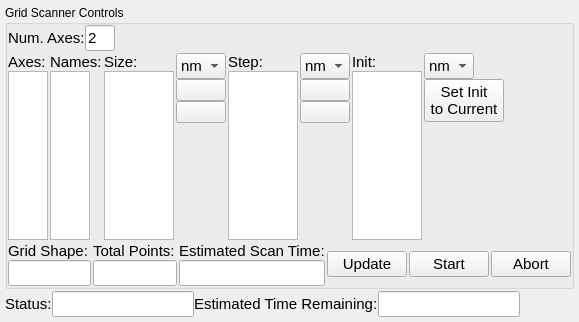
<?xml version="1.0" encoding="UTF-8"?>
<ui version="4.0">
 <author>alansanders</author>
 <class>GridScanner</class>
 <widget class="QWidget" name="GridScanner">
  <property name="geometry">
   <rect>
    <x>0</x>
    <y>0</y>
    <width>579</width>
    <height>322</height>
   </rect>
  </property>
  <property name="windowTitle">
   <string>GridScanner</string>
  </property>
  <layout class="QVBoxLayout" name="layout">
   <property name="spacing">
    <number>2</number>
   </property>
   <property name="margin">
    <number>5</number>
   </property>
   <item>
    <widget class="QGroupBox" name="control_layout">
     <property name="title">
      <string>Grid Scanner Controls</string>
     </property>
     <layout class="QVBoxLayout" name="control_group_layout">
      <property name="spacing">
       <number>2</number>
      </property>
      <property name="margin">
       <number>0</number>
      </property>
      <item>
       <layout class="QHBoxLayout" name="horizontalLayout">
        <property name="leftMargin">
         <number>0</number>
        </property>
        <property name="topMargin">
         <number>0</number>
        </property>
        <item>
         <widget class="QLabel" name="num_axes_label">
          <property name="sizePolicy">
           <sizepolicy hsizetype="Fixed" vsizetype="Fixed">
            <horstretch>0</horstretch>
            <verstretch>0</verstretch>
           </sizepolicy>
          </property>
          <property name="font">
           <font>
            <pointsize>11</pointsize>
           </font>
          </property>
          <property name="text">
           <string>Num. Axes:</string>
          </property>
         </widget>
        </item>
        <item>
         <widget class="QLineEdit" name="num_axes">
          <property name="sizePolicy">
           <sizepolicy hsizetype="Fixed" vsizetype="Fixed">
            <horstretch>0</horstretch>
            <verstretch>0</verstretch>
           </sizepolicy>
          </property>
          <property name="maximumSize">
           <size>
            <width>30</width>
            <height>16777215</height>
           </size>
          </property>
          <property name="font">
           <font>
            <pointsize>11</pointsize>
           </font>
          </property>
          <property name="text">
           <string>2</string>
          </property>
         </widget>
        </item>
        <item>
         <spacer name="horizontalSpacer_4">
          <property name="orientation">
           <enum>Qt::Horizontal</enum>
          </property>
          <property name="sizeHint" stdset="0">
           <size>
            <width>40</width>
            <height>20</height>
           </size>
          </property>
         </spacer>
        </item>
       </layout>
      </item>
      <item>
       <layout class="QHBoxLayout" name="parameter_layout">
        <property name="spacing">
         <number>2</number>
        </property>
        <property name="leftMargin">
         <number>0</number>
        </property>
        <property name="topMargin">
         <number>0</number>
        </property>
        <item>
         <layout class="QVBoxLayout" name="axes_layout">
          <property name="leftMargin">
           <number>0</number>
          </property>
          <property name="topMargin">
           <number>0</number>
          </property>
          <item>
           <widget class="QLabel" name="axes_label">
            <property name="font">
             <font>
              <pointsize>11</pointsize>
             </font>
            </property>
            <property name="text">
             <string>Axes:</string>
            </property>
           </widget>
          </item>
          <item>
           <widget class="QListView" name="axes_view">
            <property name="sizePolicy">
             <sizepolicy hsizetype="Preferred" vsizetype="Expanding">
              <horstretch>0</horstretch>
              <verstretch>0</verstretch>
             </sizepolicy>
            </property>
            <property name="maximumSize">
             <size>
              <width>40</width>
              <height>16777215</height>
             </size>
            </property>
            <property name="font">
             <font>
              <pointsize>11</pointsize>
             </font>
            </property>
           </widget>
          </item>
         </layout>
        </item>
        <item>
         <layout class="QVBoxLayout" name="names_layout">
          <item>
           <widget class="QLabel" name="axes_names_label">
            <property name="font">
             <font>
              <pointsize>11</pointsize>
             </font>
            </property>
            <property name="text">
             <string>Names:</string>
            </property>
           </widget>
          </item>
          <item>
           <widget class="QListView" name="axes_names_view">
            <property name="maximumSize">
             <size>
              <width>40</width>
              <height>16777215</height>
             </size>
            </property>
            <property name="font">
             <font>
              <pointsize>11</pointsize>
             </font>
            </property>
           </widget>
          </item>
         </layout>
        </item>
        <item>
         <layout class="QVBoxLayout" name="size_layout">
          <property name="leftMargin">
           <number>0</number>
          </property>
          <property name="topMargin">
           <number>0</number>
          </property>
          <item>
           <widget class="QLabel" name="size_label">
            <property name="font">
             <font>
              <pointsize>11</pointsize>
             </font>
            </property>
            <property name="text">
             <string>Size:</string>
            </property>
           </widget>
          </item>
          <item>
           <widget class="QListView" name="size_view">
            <property name="maximumSize">
             <size>
              <width>70</width>
              <height>16777215</height>
             </size>
            </property>
            <property name="font">
             <font>
              <pointsize>11</pointsize>
             </font>
            </property>
           </widget>
          </item>
         </layout>
        </item>
        <item>
         <layout class="QVBoxLayout" name="size_control_layout">
          <property name="leftMargin">
           <number>0</number>
          </property>
          <property name="topMargin">
           <number>0</number>
          </property>
          <item>
           <widget class="QComboBox" name="size_unit">
            <property name="maximumSize">
             <size>
              <width>50</width>
              <height>16777215</height>
             </size>
            </property>
            <property name="font">
             <font>
              <pointsize>11</pointsize>
             </font>
            </property>
            <item>
             <property name="text">
              <string>nm</string>
             </property>
            </item>
            <item>
             <property name="text">
              <string>um</string>
             </property>
            </item>
            <item>
             <property name="text">
              <string>mm</string>
             </property>
            </item>
           </widget>
          </item>
          <item>
           <widget class="QPushButton" name="size_up">
            <property name="text">
             <string/>
            </property>
            <property name="icon">
             <iconset resource="../ui/resources.qrc">
              <normaloff>:/icons/up.png</normaloff>:/icons/up.png</iconset>
            </property>
            <property name="iconSize">
             <size>
              <width>12</width>
              <height>12</height>
             </size>
            </property>
           </widget>
          </item>
          <item>
           <widget class="QPushButton" name="size_down">
            <property name="text">
             <string/>
            </property>
            <property name="icon">
             <iconset resource="../ui/resources.qrc">
              <normaloff>:/icons/down.png</normaloff>:/icons/down.png</iconset>
            </property>
            <property name="iconSize">
             <size>
              <width>12</width>
              <height>12</height>
             </size>
            </property>
           </widget>
          </item>
          <item>
           <spacer name="verticalSpacer">
            <property name="orientation">
             <enum>Qt::Vertical</enum>
            </property>
            <property name="sizeHint" stdset="0">
             <size>
              <width>20</width>
              <height>40</height>
             </size>
            </property>
           </spacer>
          </item>
         </layout>
        </item>
        <item>
         <layout class="QVBoxLayout" name="step_layout">
          <property name="leftMargin">
           <number>0</number>
          </property>
          <property name="topMargin">
           <number>0</number>
          </property>
          <item>
           <widget class="QLabel" name="step_label">
            <property name="font">
             <font>
              <pointsize>11</pointsize>
             </font>
            </property>
            <property name="text">
             <string>Step:</string>
            </property>
           </widget>
          </item>
          <item>
           <widget class="QListView" name="step_view">
            <property name="maximumSize">
             <size>
              <width>70</width>
              <height>16777215</height>
             </size>
            </property>
            <property name="font">
             <font>
              <pointsize>11</pointsize>
             </font>
            </property>
           </widget>
          </item>
         </layout>
        </item>
        <item>
         <layout class="QVBoxLayout" name="step_control_layout">
          <property name="leftMargin">
           <number>0</number>
          </property>
          <property name="topMargin">
           <number>0</number>
          </property>
          <item>
           <widget class="QComboBox" name="step_unit">
            <property name="sizePolicy">
             <sizepolicy hsizetype="Fixed" vsizetype="Fixed">
              <horstretch>0</horstretch>
              <verstretch>0</verstretch>
             </sizepolicy>
            </property>
            <property name="maximumSize">
             <size>
              <width>50</width>
              <height>16777215</height>
             </size>
            </property>
            <property name="font">
             <font>
              <pointsize>11</pointsize>
             </font>
            </property>
            <item>
             <property name="text">
              <string>nm</string>
             </property>
            </item>
            <item>
             <property name="text">
              <string>um</string>
             </property>
            </item>
            <item>
             <property name="text">
              <string>mm</string>
             </property>
            </item>
           </widget>
          </item>
          <item>
           <widget class="QPushButton" name="step_up">
            <property name="text">
             <string/>
            </property>
            <property name="icon">
             <iconset resource="../ui/resources.qrc">
              <normaloff>:/icons/up.png</normaloff>:/icons/up.png</iconset>
            </property>
            <property name="iconSize">
             <size>
              <width>12</width>
              <height>12</height>
             </size>
            </property>
           </widget>
          </item>
          <item>
           <widget class="QPushButton" name="step_down">
            <property name="text">
             <string/>
            </property>
            <property name="icon">
             <iconset resource="../ui/resources.qrc">
              <normaloff>:/icons/down.png</normaloff>:/icons/down.png</iconset>
            </property>
            <property name="iconSize">
             <size>
              <width>12</width>
              <height>12</height>
             </size>
            </property>
           </widget>
          </item>
          <item>
           <spacer name="verticalSpacer_2">
            <property name="orientation">
             <enum>Qt::Vertical</enum>
            </property>
            <property name="sizeHint" stdset="0">
             <size>
              <width>20</width>
              <height>40</height>
             </size>
            </property>
           </spacer>
          </item>
         </layout>
        </item>
        <item>
         <layout class="QVBoxLayout" name="init_layout">
          <property name="sizeConstraint">
           <enum>QLayout::SetDefaultConstraint</enum>
          </property>
          <property name="leftMargin">
           <number>0</number>
          </property>
          <property name="topMargin">
           <number>0</number>
          </property>
          <item>
           <widget class="QLabel" name="init_label">
            <property name="font">
             <font>
              <pointsize>11</pointsize>
             </font>
            </property>
            <property name="text">
             <string>Init:</string>
            </property>
           </widget>
          </item>
          <item>
           <widget class="QListView" name="init_view">
            <property name="maximumSize">
             <size>
              <width>70</width>
              <height>16777215</height>
             </size>
            </property>
            <property name="font">
             <font>
              <pointsize>11</pointsize>
             </font>
            </property>
           </widget>
          </item>
         </layout>
        </item>
        <item>
         <layout class="QVBoxLayout" name="init_control_layout">
          <property name="leftMargin">
           <number>0</number>
          </property>
          <property name="topMargin">
           <number>0</number>
          </property>
          <item>
           <widget class="QComboBox" name="init_unit">
            <property name="maximumSize">
             <size>
              <width>50</width>
              <height>16777215</height>
             </size>
            </property>
            <property name="font">
             <font>
              <pointsize>11</pointsize>
             </font>
            </property>
            <item>
             <property name="text">
              <string>nm</string>
             </property>
            </item>
            <item>
             <property name="text">
              <string>um</string>
             </property>
            </item>
            <item>
             <property name="text">
              <string>mm</string>
             </property>
            </item>
           </widget>
          </item>
          <item>
           <widget class="QPushButton" name="set_init_button">
            <property name="sizePolicy">
             <sizepolicy hsizetype="Minimum" vsizetype="Fixed">
              <horstretch>0</horstretch>
              <verstretch>0</verstretch>
             </sizepolicy>
            </property>
            <property name="font">
             <font>
              <pointsize>11</pointsize>
             </font>
            </property>
            <property name="text">
             <string>Set Init
to Current</string>
            </property>
           </widget>
          </item>
          <item>
           <spacer name="verticalSpacer_3">
            <property name="orientation">
             <enum>Qt::Vertical</enum>
            </property>
            <property name="sizeHint" stdset="0">
             <size>
              <width>20</width>
              <height>40</height>
             </size>
            </property>
           </spacer>
          </item>
         </layout>
        </item>
        <item>
         <spacer name="horizontalSpacer_3">
          <property name="orientation">
           <enum>Qt::Horizontal</enum>
          </property>
          <property name="sizeType">
           <enum>QSizePolicy::Expanding</enum>
          </property>
          <property name="sizeHint" stdset="0">
           <size>
            <width>40</width>
            <height>20</height>
           </size>
          </property>
         </spacer>
        </item>
       </layout>
      </item>
      <item>
       <layout class="QHBoxLayout" name="button_layout">
        <property name="spacing">
         <number>2</number>
        </property>
        <property name="leftMargin">
         <number>0</number>
        </property>
        <property name="topMargin">
         <number>0</number>
        </property>
        <item>
         <layout class="QVBoxLayout" name="gridshape_layout">
          <property name="leftMargin">
           <number>0</number>
          </property>
          <property name="topMargin">
           <number>0</number>
          </property>
          <item>
           <widget class="QLabel" name="gridshape_label">
            <property name="font">
             <font>
              <pointsize>11</pointsize>
             </font>
            </property>
            <property name="text">
             <string>Grid Shape:</string>
            </property>
           </widget>
          </item>
          <item>
           <widget class="QLineEdit" name="gridshape">
            <property name="font">
             <font>
              <pointsize>11</pointsize>
             </font>
            </property>
            <property name="readOnly">
             <bool>true</bool>
            </property>
           </widget>
          </item>
         </layout>
        </item>
        <item>
         <layout class="QVBoxLayout" name="total_points_layout">
          <property name="leftMargin">
           <number>0</number>
          </property>
          <property name="topMargin">
           <number>0</number>
          </property>
          <item>
           <widget class="QLabel" name="total_points_label">
            <property name="font">
             <font>
              <pointsize>11</pointsize>
             </font>
            </property>
            <property name="text">
             <string>Total Points:</string>
            </property>
           </widget>
          </item>
          <item>
           <widget class="QLineEdit" name="total_points">
            <property name="font">
             <font>
              <pointsize>11</pointsize>
             </font>
            </property>
            <property name="readOnly">
             <bool>true</bool>
            </property>
           </widget>
          </item>
         </layout>
        </item>
        <item>
         <layout class="QVBoxLayout" name="est_scan_time_layout">
          <property name="leftMargin">
           <number>0</number>
          </property>
          <property name="topMargin">
           <number>0</number>
          </property>
          <item>
           <widget class="QLabel" name="est_scan_time_label">
            <property name="font">
             <font>
              <pointsize>11</pointsize>
             </font>
            </property>
            <property name="text">
             <string>Estimated Scan Time:</string>
            </property>
           </widget>
          </item>
          <item>
           <widget class="QLineEdit" name="est_scan_time">
            <property name="font">
             <font>
              <pointsize>11</pointsize>
             </font>
            </property>
            <property name="readOnly">
             <bool>true</bool>
            </property>
           </widget>
          </item>
         </layout>
        </item>
        <item>
         <widget class="QPushButton" name="update_button">
          <property name="font">
           <font>
            <pointsize>11</pointsize>
           </font>
          </property>
          <property name="text">
           <string>Update</string>
          </property>
         </widget>
        </item>
        <item>
         <widget class="QPushButton" name="start_button">
          <property name="font">
           <font>
            <pointsize>11</pointsize>
           </font>
          </property>
          <property name="text">
           <string>Start</string>
          </property>
         </widget>
        </item>
        <item>
         <widget class="QPushButton" name="abort_button">
          <property name="font">
           <font>
            <pointsize>11</pointsize>
           </font>
          </property>
          <property name="text">
           <string>Abort</string>
          </property>
         </widget>
        </item>
        <item>
         <spacer name="horizontalSpacer">
          <property name="orientation">
           <enum>Qt::Horizontal</enum>
          </property>
          <property name="sizeHint" stdset="0">
           <size>
            <width>40</width>
            <height>20</height>
           </size>
          </property>
         </spacer>
        </item>
       </layout>
      </item>
     </layout>
    </widget>
   </item>
   <item>
    <layout class="QHBoxLayout" name="horizontalLayout_3">
     <property name="leftMargin">
      <number>0</number>
     </property>
     <property name="topMargin">
      <number>0</number>
     </property>
     <item>
      <widget class="QLabel" name="status_label">
       <property name="font">
        <font>
         <pointsize>11</pointsize>
        </font>
       </property>
       <property name="text">
        <string>Status:</string>
       </property>
      </widget>
     </item>
     <item>
      <widget class="QLineEdit" name="status">
       <property name="font">
        <font>
         <pointsize>11</pointsize>
        </font>
       </property>
       <property name="readOnly">
        <bool>true</bool>
       </property>
      </widget>
     </item>
     <item>
      <widget class="QLabel" name="est_time_remain_label">
       <property name="font">
        <font>
         <pointsize>11</pointsize>
        </font>
       </property>
       <property name="text">
        <string>Estimated Time Remaining:</string>
       </property>
      </widget>
     </item>
     <item>
      <widget class="QLineEdit" name="est_time_remain">
       <property name="font">
        <font>
         <pointsize>11</pointsize>
        </font>
       </property>
       <property name="text">
        <string/>
       </property>
       <property name="readOnly">
        <bool>true</bool>
       </property>
      </widget>
     </item>
     <item>
      <spacer name="horizontalSpacer_2">
       <property name="orientation">
        <enum>Qt::Horizontal</enum>
       </property>
       <property name="sizeHint" stdset="0">
        <size>
         <width>40</width>
         <height>20</height>
        </size>
       </property>
      </spacer>
     </item>
    </layout>
   </item>
  </layout>
 </widget>
 <layoutdefault spacing="0" margin="5"/>
 <resources>
  <include location="../ui/resources.qrc"/>
 </resources>
 <connections/>
</ui>
